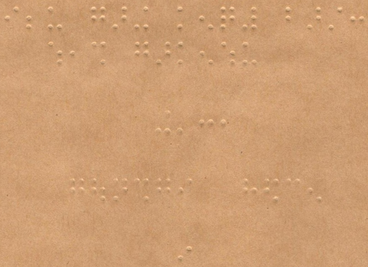
#> input picture images/image.png, 368 x 267 px, shrunk from 880 x 640 before the run; its folder holds 5 pictures in this run
$ jupyter execute --allow-errors bin.ipynb
#> lines starting #> are read from the running program, lines starting #| are printed output that depends on the picture; after the words box and inside, x2 and y2 are one past the last pixel; in counts of white or black regions, pixels touching at a corner belong together
global variables and functions

[cell 1]
import numpy as np
import cv2 as cv

# all reusable methodes


def path(name):
    return "./images/{}.png".format(name)

# [4 lines left out: function show, not called in this run]

def read(img):
#> called with img = 'image'
    image_path = path(img)
    image = cv.imread(image_path)
#> image is the input picture: shape (267, 368, 3); mean B, G, R 115.1, 157.6, 205.5
    return image

def write(img, name):
    image_path = path(name)
    cv.imwrite(image_path, img)

# [4 lines left out: function readShow, not called in this run]


def writeShow(img, name):
    write(img, name)
    show(img)


# [13 lines left out: function neighbor, not called in this run]


# all reusalbe variables

im = read("image")

gim = cv.cvtColor(im, cv.COLOR_BGR2GRAY)
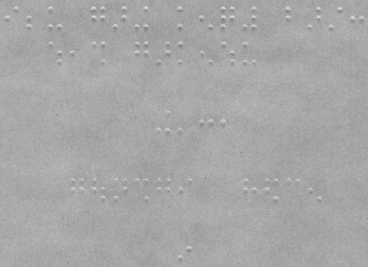
#> gim: shape (267, 368); min 117, max 221, mean 167.1

gray scale

[cell 2]
# B,G,R = img[i,j]
# img[i,j] = (0.2989 * B + 0.5870 * G + 0.1140 * R)

fixed threshold binarization

[cell 3]
ret, thresh1 = cv.threshold(gim, 127, 255, cv.THRESH_BINARY)
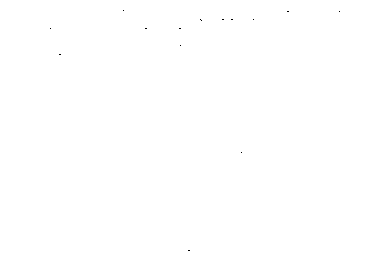
#> thresh1: shape (267, 368); 100% white; black in thin lines or dots, all inside (x1, y1, x2, y2) = (50, 10, 340, 251)
ret, thresh2 = cv.threshold(gim, 127, 255, cv.THRESH_BINARY_INV)
ret, thresh3 = cv.threshold(gim, 127, 255, cv.THRESH_TRUNC)
ret, thresh4 = cv.threshold(gim, 127, 255, cv.THRESH_TOZERO)
ret, thresh5 = cv.threshold(gim, 127, 255, cv.THRESH_TOZERO_INV)
titles = ['BINARY', 'BINARY_INV', 'TRUNC', 'TOZERO', 'TOZERO_INV']
images = [thresh1, thresh2, thresh3, thresh4, thresh5]
for i in range(5):
    cv.imwrite(path(titles[i]), images[i])

adaptive global threshold binarization

[cell 4]
#predefined otsu method

ret2, cv2_otsu = cv.threshold(gim, 0, 255, cv.THRESH_BINARY+cv.THRESH_OTSU)
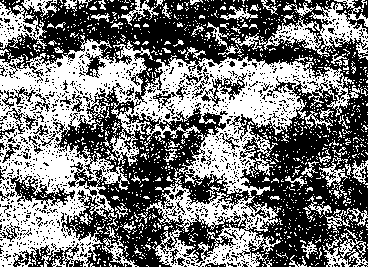
#> cv2_otsu: shape (267, 368); 46.7% white; 1363 white regions (1277 under 20 px), largest, box (x1, y1, x2, y2) and area: (0, 35, 354, 267) 32823, (231, 0, 368, 60) 2384, (0, 2, 47, 49) 968
#> ret2 = 167

[cell 5]
#otsu's implementation

def thr_otsu_impl(image, nbins=1):

    #validate grayscale
    if len(image.shape) == 1 or len(image.shape) > 2:
        print("must be a grayscale image.")
        return

    #validate multicolored
    if np.min(image) == np.max(image):
        print("the image must have multiple pixel intenseties")
        return

    all_colors = image.flatten()
    total_weight = len(all_colors)
    least_variance = -1
    least_variance_threshold = -1

    # create an array of all possible threshold values which we want to loop through
    color_thresholds = np.arange(
        np.min(image)+nbins, np.max(image)-nbins, nbins)

    # loop through the thresholds to find the one with the least within class variance
    for color_threshold in color_thresholds:
        bg_pixels = all_colors[all_colors < color_threshold]
        weight_bg = len(bg_pixels) / total_weight
        variance_bg = np.var(bg_pixels)

        fg_pixels = all_colors[all_colors >= color_threshold]
        weight_fg = len(fg_pixels) / total_weight
        variance_fg = np.var(fg_pixels)

        within_class_variance = weight_fg*variance_fg + weight_bg*variance_bg
        if least_variance == -1 or least_variance > within_class_variance:
            least_variance = within_class_variance
            least_variance_threshold = color_threshold

    return least_variance_threshold


thr = thr_otsu_impl(gim)
#> in thr_otsu_impl, `total_weight = len(all_colors)`: total_weight = 98256
#> the loop in thr_otsu_impl, `for color_threshold in color_thresholds:` made 102 passes
#> (bg_pixels, weight_bg, variance_bg, weight_fg, variance_fg, within_class_variance, least_variance) on passes 1, 4, 6, 7, 8: ([117], 1.02e-05, 0, 1, 35.69, 35.69, 35.69), ([117, 120, 120], 3.05e-05, 2, 1, 35.64, 35.64, 35.64), ([122, 122, 117, 120, 120], 5.09e-05, 3.36, 1, 35.6, 35.6, 35.6), ([123, 122, 123, 122, 117, 123, 120, 120], 8.14e-05, 3.94, 1, 35.54, 35.54, 35.54), ([123, 124, 124, 122, 123, 124, 122, 117, 123, 120, 120], 0.000112, 4.36, 1, 35.49, 35.48, 35.48)
#> (weight_bg, variance_bg, weight_fg, variance_fg, within_class_variance, least_variance) on passes 9 to 14: (0.000153, 4.96, 1, 35.42, 35.41, 35.41), (0.000193, 5.62, 1, 35.35, 35.34, 35.34), (0.000224, 6.32, 1, 35.3, 35.29, 35.29), (0.000285, 7.72, 1, 35.21, 35.2, 35.2), (0.000346, 8.89, 1, 35.12, 35.11, 35.11), (0.000438, 10.3, 1, 35, 34.99, 34.99)
#> after the loop in thr_otsu_impl, `for color_threshold in color_thresholds:`: least_variance = 17.55; least_variance_threshold = 168
#> thr = 168
thresh, my_otsu = cv.threshold(gim, thr, 255, cv.THRESH_BINARY)
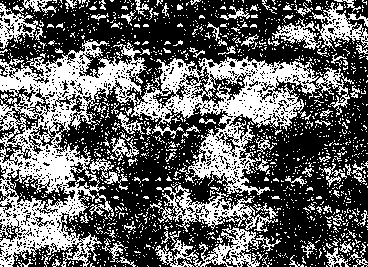
#> my_otsu: shape (267, 368); 38.7% white; 1747 white regions (1636 under 20 px), largest, box (x1, y1, x2, y2) and area: (0, 40, 354, 267) 21962, (150, 185, 278, 232) 1782, (155, 227, 281, 267) 1602
#> thresh = 168

[cell 6]
#skimage multi threshold

import numpy as np
from skimage.filters import threshold_multiotsu


def multi_thresh(img, t):
    im = img.copy()
    s = im.shape
    a = t[0]
    b = t[1]
    for i in range(s[0]):
        for j in range(s[1]):
            if (im[i, j] < a or im[i, j] > b):
                im[i, j] = 0
            else:
                im[i, j] = 255
    return im


thresholds = threshold_multiotsu(gim)
#> thresholds = [163, 170]

result = multi_thresh(gim, thresholds)
#> in multi_thresh, `a = t[0]`: a = 163
#> in multi_thresh, `b = t[1]`: b = 170
#> after the loop in multi_thresh, `for i in range(s[0]):`:
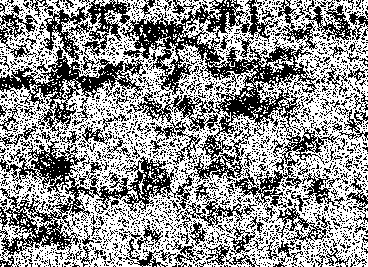
#> im: shape (267, 368); 57.5% white; black in thin lines or dots

[cell 7]
# multi thr implementation

img = gim
a = 0
b = 255
n = 4  # number of thresholds (better choose even value)
k = 0.7  # free variable to take any positive value
T = []  # list which will contain 'n' thresholds


# [14 lines left out: function multiThresh, not called in this run]


#> (the rest of this cell did not finish here and is left out)

adaptive local threshold binarization

[cell 8]
# cv2 MEAN_C

mean_c = cv.adaptiveThreshold(gim, 255, cv.ADAPTIVE_THRESH_MEAN_C,
                                cv.THRESH_BINARY, 199, 5)
#> mean_c: shape (267, 368); 82.5% white; black in thin lines or dots

[cell 9]
# cv2 GAUSSIAN_C

gaussian_c = cv.adaptiveThreshold(gim, 255, cv.ADAPTIVE_THRESH_GAUSSIAN_C,
                                cv.THRESH_BINARY, 199, 5)
#> gaussian_c: shape (267, 368); 83.7% white; black in thin lines or dots

[cell 10]
#the implementation of the rest

import enum
import math


class Threshold(enum.Enum):
    def default(subImg=[]):
        return 127

    def niBlack(subImg=[], k=0.06):
        m = np.mean(subImg)
        std = np.std(subImg)
        return m - k*std

    # [20 lines left out: functions sauvola, brenser, nick, wolf, not called in this run]


# masking the image and applying the thr methodes to the box
def adaptiveThreshold(im, sizeI=4, sizeJ=4, k=1.0, type=Threshold.default):
    img = im.copy()

    s1 = img.shape[0]
    s2 = img.shape[1]

    sizeI = int(sizeI/2)
    sizeJ = int(sizeJ/2)

    if(sizeI <= 0):
        sizeI = 1

    if(sizeJ <= 0):
        sizeJ = 1

    if (type == Threshold.wolf):
        R = -1
        M = im[0, 0]
        for i in range(0, s1):
            for j in range(0, s2):

                posI1 = i-sizeI
                posI2 = i+sizeI

                posJ1 = j-sizeJ
                posJ2 = j+sizeJ

                if(posI1 < 0):
                    posI1 = 0

                if(posI2 >= s1):
                    posI2 = s1 - 1

                if(posJ1 < 0):
                    posJ1 = 0

                if(posJ2 >= s2):
                    posJ2 = s2 - 1

                subImg = im[posI1:posI2, posJ1:posJ2]
                std = np.std(subImg)
                if (std > R):
                    R = std
                if (im[i, j] < M):
                    M = im[i, j]

    for i in range(0, s1):
        for j in range(0, s2):

            posI1 = i-sizeI
            posI2 = i+sizeI

            posJ1 = j-sizeJ
            posJ2 = j+sizeJ

            if(posI1 < 0):
                posI1 = 0

            if(posI2 >= s1):
                posI2 = s1 - 1

            if(posJ1 < 0):
                posJ1 = 0

            if(posJ2 >= s2):
                posJ2 = s2 - 1

            subImg = im[posI1:posI2, posJ1:posJ2]

            if (type == Threshold.wolf):
                img[i, j] = type(subImg, R, M)
            else:
                img[i, j] = type(subImg)

    t = img

    final_img = im.copy()
    final_img[final_img <= t] = 0
    final_img[final_img > t] = 255

    final_img[:, 0:9] = 0
    final_img[:, -9:] = 0
    final_img[0:9, :] = 0
    final_img[-9:, :] = 0

    return final_img


result = adaptiveThreshold(gim, 15, 15, 0.2, Threshold.niBlack)
#> in adaptiveThreshold, `final_img[final_img <= t] = 0`:
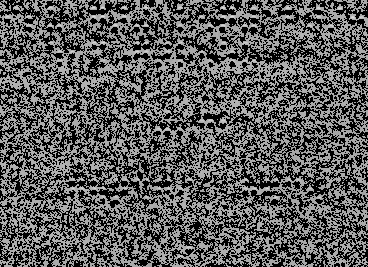
#> final_img: shape (267, 368); min 0, max 221, mean 89.1
#> in adaptiveThreshold, `final_img[final_img > t] = 255`: final_img: shape (267, 368); 52.3% white; black in thin lines or dots
#> in adaptiveThreshold, `final_img[-9:, :] = 0`:
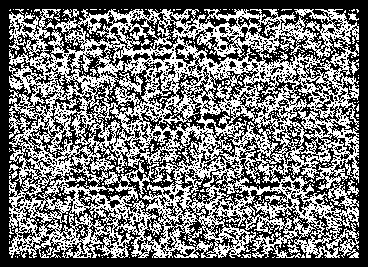
#> final_img: shape (267, 368); 46.4% white in thin lines or dots, all inside (x1, y1, x2, y2) = (9, 9, 359, 258)

skimage: threshold_niblack, threshold_sauvola, threshold_otsu

[cell 11]
from skimage import io
from skimage.filters import (
    threshold_niblack, threshold_sauvola, threshold_otsu)


input_image = '/home/jamal/Documents/internship/images/image.png'


image_color = io.imread(input_image)

image_gray = io.imread(input_image, as_gray=True)
#> image_gray: shape (267, 368) float64; min 0.451, max 0.861, mean 0.646

skimage sauvola

[cell 12]
window_size = 15
thresh = threshold_sauvola(image_gray, window_size=window_size, k=0.2)

thresh = image_gray > thresh
#> thresh: shape (267, 368) bool; 99.9% white; black in thin lines or dots, all inside (x1, y1, x2, y2) = (7, 10, 362, 251)

# io.imshow(thresh)
# io.show()
io.imsave('/home/jamal/Documents/internship/images/scikit_sauvola.png', thresh)

skimage niblack

[cell 13]
window_size = 15
thresh = threshold_niblack(image_gray, window_size=window_size, k=0.2)

thresh = image_gray > thresh
#> thresh: shape (267, 368) bool; 58.9% white; black in thin lines or dots

# io.imshow(thresh)
# io.show()
io.imsave('/home/jamal/Documents/internship/images/scikit_niblack.png', thresh)

skimage otsu

[cell 14]
window_size = 15
thresh = threshold_otsu(image_gray, window_size)

thresh = image_gray > thresh
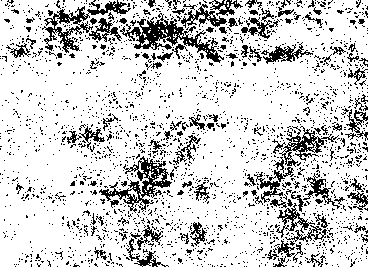
#> thresh: shape (267, 368) bool; 81.4% white; black in thin lines or dots

# io.imshow(thresh)
# io.show()
io.imsave('/home/jamal/Documents/internship/images/scikit_otsu.png', thresh)
